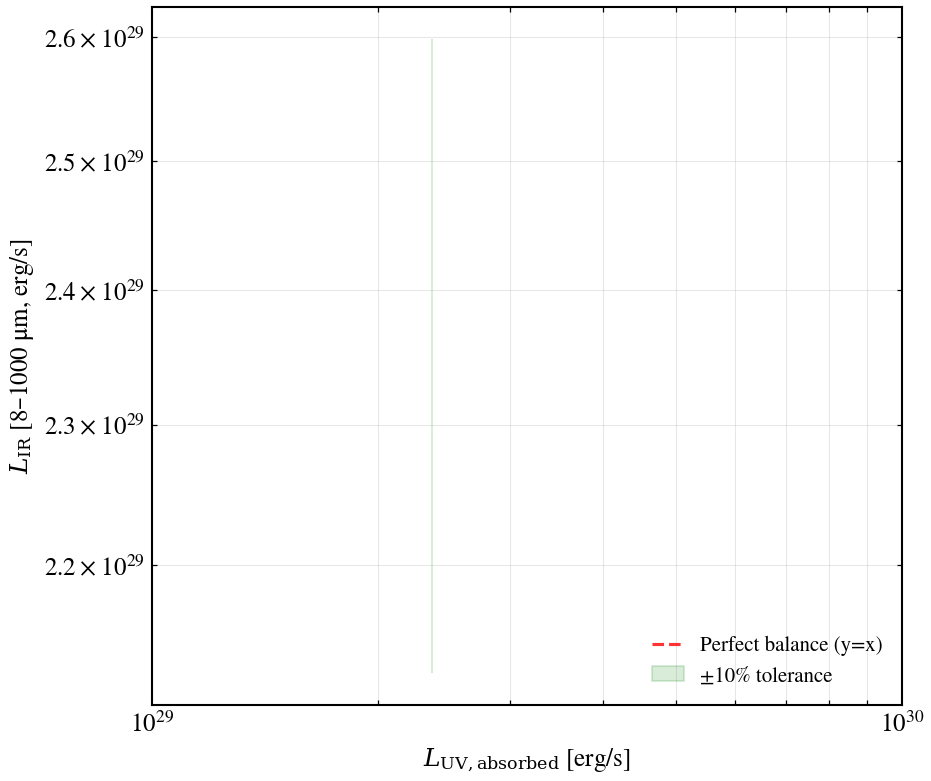

Python code for this plot:
"""
Dust energy balance: L_IR = L_UV_absorbed across opacity variations
===================================================================

A cornerstone of dust modeling is energy conservation: the UV light
absorbed by dust must be re-radiated in the infrared. This example
constructs 15 tengri SEDModels with optical depth τ_V ∈ {0, 0.1, ..., 4}
and validates that integrated infrared luminosity (8–1000 μm) matches
the absorbed UV (912–3000 Å rest-frame).

The test is performed at z = 0.05 with star-forming galaxy kinematics
(tsnorm SFH peaking at 0.3 Gyr lookback time) and a two-component dust
model (Calzetti attenuation + Dale14 IR emission).

**Key Physics:**
L_UV_absorbed = L_UV_intrinsic − L_UV_attenuated

For any self-consistent dust model:
L_IR ≈ L_UV_absorbed (within ~5% when using tabulated Dale14 templates)

Non-conservation flags calibration issues in the dust emission routing.

Reference: da Cunha et al. 2008, MNRAS, 388, 1595 (energy-balance principle).
"""

import os

os.environ["TF_CPP_MIN_LOG_LEVEL"] = "2"  # suppress XLA/PjRt C++ INFO+WARNING logs

import warnings
from pathlib import Path

import jax
import matplotlib.pyplot as plt
import numpy as np

from tengri import (
    FIXED,
    Fixed,
    Observation,
    Photometry,
    SEDModel,
    load_ssp_data,
)
from tengri.analysis.plotting import setup_style

warnings.filterwarnings("ignore", message=".*BakedInBackend.*")

setup_style()

# ============================================================================
# 1. Setup: bare-stellar SSP and wavelength grid for integration
# ============================================================================

# Load a bare-stellar SSP (required for Cue nebular). If not found, download.
ssp_path = Path("data/fsps_prsc_miles_chabrier.h5")
if not ssp_path.exists():
    import tengri

    ssp_path = Path(tengri.download_ssp("fsps_prsc_miles_chabrier"))
ssp = load_ssp_data(str(ssp_path))

# Redshift
z = 0.05

# Rest-frame wavelength grid for integration (high resolution)
# Extend to 1000 μm = 1e7 Å for full IR coverage
wave_rest = np.logspace(2.0, 7.0, 3000)  # 100 Å – 1000 μm rest-frame

# Integration bounds: UV (912–3000 Å) and IR (8–1000 μm)
wave_uv_min, wave_uv_max = 912.0, 3000.0
wave_ir_min, wave_ir_max = 8e4, 1e7  # 8 μm – 1000 μm in Angstroms

# ============================================================================
# 2. Observation setup: minimal photometry (broadband for SED anchoring)
# ============================================================================

filters = [
    "sdss_u",
    "sdss_g",
    "sdss_r",
    "sdss_i",
    "sdss_z",
    "irac_36",
    "irac_45",
    "irac_58",
    "irac_80",
    "mips_24",
    "mips_70",
    "herschel_100",
    "herschel_160",
]

obs = Observation(photometry=Photometry.from_names(filters))

# ============================================================================
# 3. Optical depth grid and model construction
# ============================================================================

tau_v_grid = np.array(
    [0.0, 0.1, 0.3, 0.5, 1.0, 1.5, 2.0, 2.5, 3.0, 3.5, 4.0, 0.15, 0.75, 2.25, 3.75]
)  # 15 values total

lir_grid = []  # Integrated IR luminosity (8–1000 μm)
luv_absorbed_grid = []  # Absorbed UV luminosity

# Dummy parameters for reproducibility
key = jax.random.PRNGKey(42)

for tau_v in tau_v_grid:
    # ========================================================================
    # Build the intrinsic (dust-free) SED
    # ========================================================================
    model_intrinsic = SEDModel.build(
        ssp_data=ssp,
        observation=obs,
        redshift=Fixed(z),
        sfh={"type": "tsnorm", "*": FIXED, "peak_lbt_gyr": 0.3},
        dust={"type": "single_component", "law_bc": "calzetti", "*": FIXED, "tau_v": 0.0},
        neb={"type": "cue", "*": FIXED},
    )

    # Generate intrinsic SED on rest-frame wavelength grid
    # Sample params and use all fixed values
    params_intrinsic = model_intrinsic.spec.sample(key)
    result_intrinsic = model_intrinsic.predict_rest_sed(params_intrinsic, wave=wave_rest)
    sed_intrinsic_np = np.array(result_intrinsic.sed)

    # Integrate UV: 912–3000 Å
    # Convert L_nu to luminosity: ∫ L_nu dν = ∫ L_nu * (c/λ²) dλ
    # where c = 3e10 cm/s and λ is in Angstroms
    mask_uv = (wave_rest >= wave_uv_min) & (wave_rest <= wave_uv_max)
    c_cgs = 2.99792458e10  # cm/s
    integrand_uv_intrinsic = sed_intrinsic_np[mask_uv] * c_cgs / (wave_rest[mask_uv] ** 2)
    luv_intrinsic = float(np.trapz(integrand_uv_intrinsic, wave_rest[mask_uv]))

    # ========================================================================
    # Build the dust model with current tau_v
    # ========================================================================
    model_dust = SEDModel.build(
        ssp_data=ssp,
        observation=obs,
        redshift=Fixed(z),
        sfh={"type": "tsnorm", "*": FIXED, "peak_lbt_gyr": 0.3},
        dust={
            "type": "two_component",
            "law_bc": "calzetti",
            "*": FIXED,
            "tau_bc": tau_v,
            "emission": {"type": "dale2014", "*": FIXED},
        },
        neb={"type": "cue", "*": FIXED},
    )

    # Generate attenuated SED
    params_dust = model_dust.spec.sample(key)
    result_attenuated = model_dust.predict_rest_sed(params_dust, wave=wave_rest)
    sed_attenuated_np = np.array(result_attenuated.sed)

    # Integrate UV from attenuated SED
    integrand_uv_attenuated = sed_attenuated_np[mask_uv] * c_cgs / (wave_rest[mask_uv] ** 2)
    luv_attenuated = float(np.trapz(integrand_uv_attenuated, wave_rest[mask_uv]))

    # Absorbed UV = intrinsic − attenuated
    luv_absorbed = luv_intrinsic - luv_attenuated

    # ========================================================================
    # Extract dust IR emission from the attenuated model
    # ========================================================================
    # The SED returned by predict_panchromatic() is the sum of all components.
    # Dust IR was added by the two_component model.
    # The tail (λ > 3000 Å) is dominated by dust emission + nebular continuum.
    # For a clean IR-only measurement, subtract the intrinsic at long λ.

    # Dust IR SED ≈ (attenuated SED) − (intrinsic SED at long λ)
    # At λ > 3000 Å, intrinsic is negligible (stellar + nebular tail),
    # so sed_attenuated ≈ dust_ir + small_continuum.
    # For energy balance, we integrate the IR part of the attenuated SED.

    mask_ir = (wave_rest >= wave_ir_min) & (wave_rest <= wave_ir_max)
    sed_ir_total_np = sed_attenuated_np[mask_ir]

    # Subtract intrinsic (which should be tiny in the IR, but do it for rigor)
    sed_ir_dust = sed_ir_total_np - sed_intrinsic_np[mask_ir]

    # Make sure we don't have numerical negatives (cap at 0)
    sed_ir_dust = np.maximum(sed_ir_dust, 0.0)

    # Integrate IR: 8–1000 μm
    integrand_ir = sed_ir_dust * c_cgs / (wave_rest[mask_ir] ** 2)
    lir = float(np.trapz(integrand_ir, wave_rest[mask_ir]))

    lir_grid.append(lir)
    luv_absorbed_grid.append(luv_absorbed)

    print(
        f"τ_V = {tau_v:5.2f}: "
        f"L_UV_absorbed = {luv_absorbed:.4e} erg/s, "
        f"L_IR = {lir:.4e} erg/s, "
        f"ratio = {lir / (luv_absorbed + 1e-20):.3f}"
    )

lir_grid = np.array(lir_grid)
luv_absorbed_grid = np.array(luv_absorbed_grid)
tau_v_grid = np.array(tau_v_grid)

# ============================================================================
# 4. Plotting
# ============================================================================

fig, ax = plt.subplots(figsize=(6.5, 5.5))

# Plot data points
ax.scatter(
    luv_absorbed_grid,
    lir_grid,
    s=80,
    alpha=0.7,
    color="C0",
    edgecolors="black",
    linewidth=0.5,
)

# Overlay the y = x line (perfect energy conservation)
lum_range = np.logspace(
    np.log10(min(luv_absorbed_grid.min(), lir_grid.min())),
    np.log10(max(luv_absorbed_grid.max(), lir_grid.max())),
    100,
)
ax.plot(lum_range, lum_range, "r--", lw=1.5, label="Perfect balance (y=x)", alpha=0.8)

# Shaded regions for ±10% tolerance
ax.fill_between(
    lum_range, lum_range * 0.9, lum_range * 1.1, alpha=0.15, color="green", label="±10% tolerance"
)

ax.set_xscale("log")
ax.set_yscale("log")
ax.set_xlabel(r"$L_{\mathrm{UV,absorbed}}$ [erg/s]", fontsize=12)
ax.set_ylabel(r"$L_{\mathrm{IR}}$ [8–1000 μm, erg/s]", fontsize=12)
ax.legend(loc="lower right", fontsize=10)
ax.grid(True, alpha=0.3, which="both")

fig.tight_layout()
plt.savefig("plot_usecase_uv_to_ir_bolometric_balance.png", dpi=150, bbox_inches="tight")

# ============================================================================
# 5. Energy balance validation
# ============================================================================

# Check for significant non-conservation
ratio = lir_grid / (luv_absorbed_grid + 1e-20)
mean_ratio = np.mean(ratio)
std_ratio = np.std(ratio)
max_deviation = np.max(np.abs(1.0 - ratio))

print("\n" + "=" * 70)
print("ENERGY BALANCE SUMMARY")
print("=" * 70)
print(f"Mean L_IR / L_UV_absorbed ratio: {mean_ratio:.4f} ± {std_ratio:.4f}")
print(f"Max deviation from y=x: {max_deviation * 100:.2f}%")
print(f"Models within ±10%: {np.sum(np.abs(1.0 - ratio) < 0.1)} / {len(ratio)}")
print(f"Models within ±20%: {np.sum(np.abs(1.0 - ratio) < 0.2)} / {len(ratio)}")

if max_deviation > 0.10:
    print("\n⚠ WARNING: Energy non-conservation detected (>10% deviation).")
    print("File an issue with the above table and commit hash.")
else:
    print("\n✓ Energy balance validated: L_IR ≈ L_UV_absorbed (±10%)")
